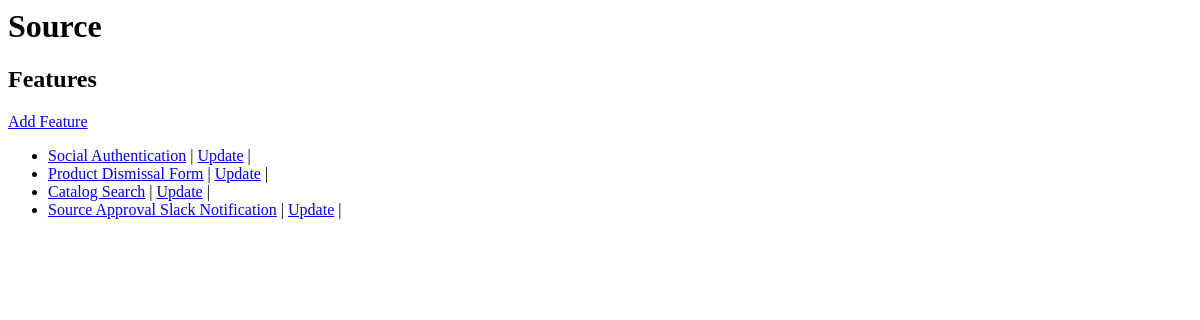
/projects/1/features/, run on an earlier commit of the app's database.
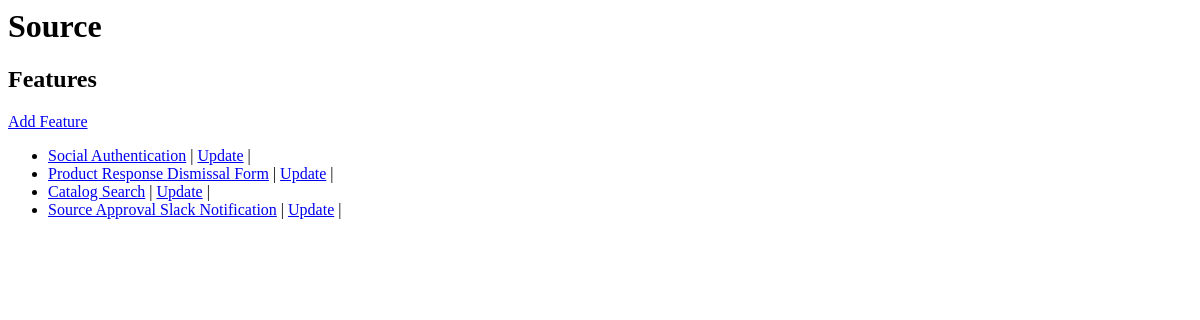
And on a later commit of the database.
### features/models.py (models this page shows, shortened)
class Feature(models.Model):
    project = models.ForeignKey(Project)
    name = models.CharField(max_length=200)
    description = models.CharField(max_length=200, blank=True)
    def total_tests(self):
        return self.test_set.count()
    total_tests.admin_order_field = 'total_tests'
    total_tests.short_description = 'Total Tests'

### projects/views.py (the view)
class FeatureIndexView(generic.ListView):
    model = Feature
    def get_queryset(self):
        return Feature.objects.filter(
            project__pk=self.kwargs['project_pk'])
    def get_context_data(self, **kwargs):
        context = super(FeatureIndexView, self).get_context_data(**kwargs)
        context['project'] = get_object_or_404(
            Project,
            pk=self.kwargs['project_pk'])
        return context

### projects/models.py (called while the page is built)
    def __str__(self):
        return self.name

### projects/templates/features/feature_list.html
<h1>{{ project }}</h1>
<h2>Features</h2>
<a href='{% url "projects:feature_add" project.pk %}'>Add Feature</a>
<ul>
    {% for feature in feature_list %}
        <li>
            <a href="{% url 'projects:feature_detail' project.id feature.id %}">
            {{ feature.name }}</a> |
            <a href='{% url "projects:feature_update" project.pk feature.pk %}'>Update</a> |
            </li>
    {% endfor %}
</ul>

What changed in the data, as far as the page shows it:
changed Feature: name "Product Dismissal Form" → "Product Response Dismissal Form"
